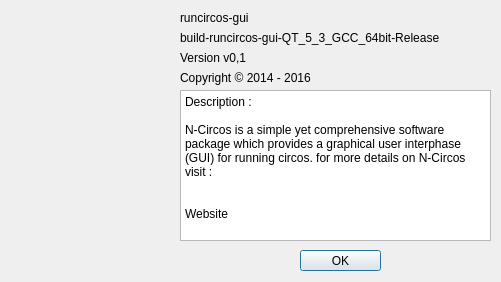
<?xml version="1.0" encoding="UTF-8"?>
<ui version="4.0">
 <class>AboutBox</class>
 <widget class="QDialog" name="AboutBox">
  <property name="windowModality">
   <enum>Qt::NonModal</enum>
  </property>
  <property name="geometry">
   <rect>
    <x>0</x>
    <y>0</y>
    <width>501</width>
    <height>282</height>
   </rect>
  </property>
  <property name="windowTitle">
   <string>About runCircos-gui</string>
  </property>
  <widget class="QLabel" name="label">
   <property name="geometry">
    <rect>
     <x>10</x>
     <y>10</y>
     <width>161</width>
     <height>261</height>
    </rect>
   </property>
   <property name="text">
    <string notr="true"/>
   </property>
   <property name="pixmap">
    <pixmap resource="../data/icons.qrc">:/about_image.png</pixmap>
   </property>
   <property name="scaledContents">
    <bool>true</bool>
   </property>
   <property name="wordWrap">
    <bool>true</bool>
   </property>
   <property name="openExternalLinks">
    <bool>false</bool>
   </property>
  </widget>
  <widget class="QLabel" name="label_2">
   <property name="geometry">
    <rect>
     <x>180</x>
     <y>10</y>
     <width>101</width>
     <height>16</height>
    </rect>
   </property>
   <property name="text">
    <string>runcircos-gui</string>
   </property>
  </widget>
  <widget class="QLabel" name="label_3">
   <property name="geometry">
    <rect>
     <x>180</x>
     <y>50</y>
     <width>141</width>
     <height>16</height>
    </rect>
   </property>
   <property name="text">
    <string>Version v0,1</string>
   </property>
  </widget>
  <widget class="QLabel" name="label_4">
   <property name="geometry">
    <rect>
     <x>180</x>
     <y>70</y>
     <width>171</width>
     <height>16</height>
    </rect>
   </property>
   <property name="text">
    <string>Copyright © 2014 - 2016</string>
   </property>
  </widget>
  <widget class="QPlainTextEdit" name="plainTextEdit">
   <property name="geometry">
    <rect>
     <x>180</x>
     <y>90</y>
     <width>311</width>
     <height>151</height>
    </rect>
   </property>
   <property name="plainText">
    <string>Description :

N-Circos is a simple yet comprehensive software package which provides a graphical user interphase (GUI) for running circos. for more details on N-Circos visit :


Website</string>
   </property>
  </widget>
  <widget class="QPushButton" name="ok_pushButton">
   <property name="geometry">
    <rect>
     <x>300</x>
     <y>250</y>
     <width>81</width>
     <height>21</height>
    </rect>
   </property>
   <property name="text">
    <string>OK</string>
   </property>
  </widget>
  <widget class="QLabel" name="label_5">
   <property name="geometry">
    <rect>
     <x>180</x>
     <y>30</y>
     <width>311</width>
     <height>16</height>
    </rect>
   </property>
   <property name="text">
    <string>build-runcircos-gui-QT_5_3_GCC_64bit-Release</string>
   </property>
  </widget>
 </widget>
 <resources>
  <include location="../data/icons.qrc"/>
 </resources>
 <connections/>
</ui>
